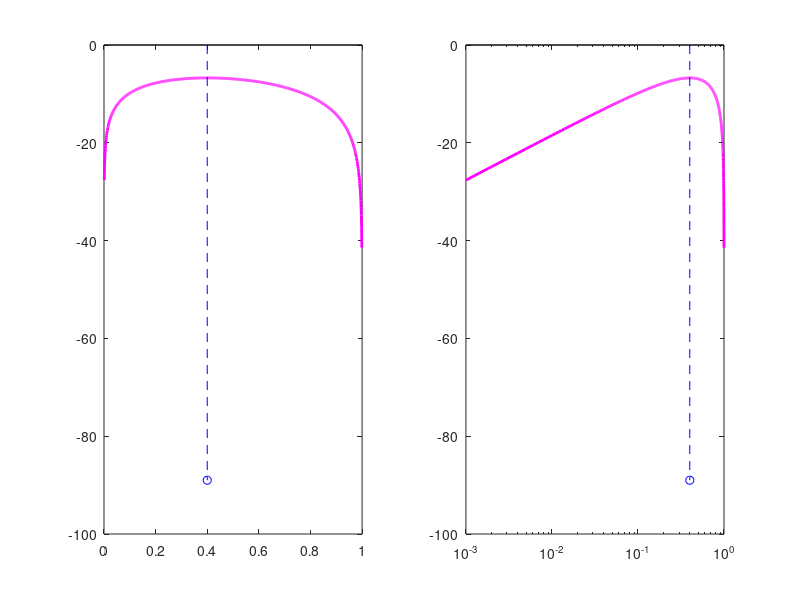

Source code (MATLAB):
% To simulate n coin tosses, set theta=probability of heads and n
% Then draw n IID samples from Bernoulli(theta) RV
% theta=0.5; n=20; x=floor(rand(1,n) + theta); 
% enter data from a real coin tossing experiment
x=[1 0 0 0 1 1 0 0 1 0]; n=length(x);
t = sum(x); % statistic t is the sum of the x_i values
% display the outcomes and their sum
display(x) 
display(t) 

% Analyticaly MLE is t/n
MLE=t/n
% l is the log-likelihood of data x as a function of parameter theta
l=@(theta)log(theta ^ t * (1-theta)^(n-t)); 
ThetaS=[0:0.001:1]; % sample some values for theta

% plot the log-likelihood function and MLE in two scales
subplot(1,2,1);
plot(ThetaS,arrayfun(l,ThetaS),'m','LineWidth',2); 
hold on; stem([MLE],[-89],'b--'); % plot MLE as a stem plot
subplot(1,2,2);
semilogx(ThetaS,arrayfun(l,ThetaS),'m','LineWidth',2); 
hold on; stem([MLE],[-89],'b--'); % plot MLE as a stem plot

% Now we will find the MLE by finding the minimiser or argmin of -l 
% negative log-likelihood function of parameter theta
negl=@(theta)-(log(theta ^ t * (1-theta)^(n-t))); 
% read help fminbnd 
% you need to supply the function to be minimised and its search interval
% NumericalMLE = fminbnd(negl,0,1) 
% to see the iteration in the numerical minimisation
 NumericalMLE = fminbnd(negl,0,1,optimset('Display','iter'))
